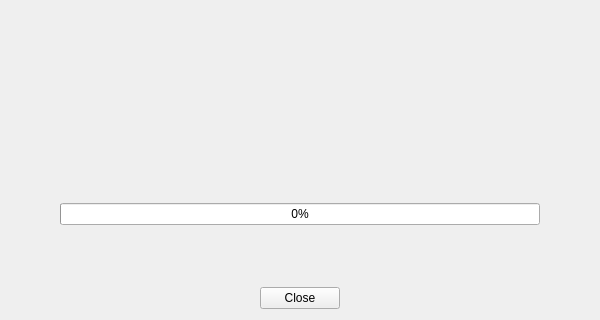
<?xml version="1.0" encoding="UTF-8"?>
<ui version="4.0">
 <class>QvkConvertDialog_wl</class>
 <widget class="QWidget" name="QvkConvertDialog_wl">
  <property name="geometry">
   <rect>
    <x>0</x>
    <y>0</y>
    <width>600</width>
    <height>320</height>
   </rect>
  </property>
  <property name="windowTitle">
   <string notr="true">Form</string>
  </property>
  <property name="windowIcon">
   <iconset resource="../../screencast.qrc">
    <normaloff>:/pictures/logo/logo.png</normaloff>:/pictures/logo/logo.png</iconset>
  </property>
  <layout class="QGridLayout" name="gridLayout">
   <item row="8" column="1">
    <layout class="QHBoxLayout" name="horizontalLayout_3">
     <item>
      <spacer name="horizontalSpacer_2">
       <property name="orientation">
        <enum>Qt::Orientation::Horizontal</enum>
       </property>
       <property name="sizeHint" stdset="0">
        <size>
         <width>40</width>
         <height>20</height>
        </size>
       </property>
      </spacer>
     </item>
     <item>
      <widget class="QPushButton" name="pushButtonClose">
       <property name="text">
        <string notr="true">Close</string>
       </property>
      </widget>
     </item>
     <item>
      <spacer name="horizontalSpacer_4">
       <property name="orientation">
        <enum>Qt::Orientation::Horizontal</enum>
       </property>
       <property name="sizeHint" stdset="0">
        <size>
         <width>40</width>
         <height>20</height>
        </size>
       </property>
      </spacer>
     </item>
    </layout>
   </item>
   <item row="5" column="2">
    <spacer name="horizontalSpacer_3">
     <property name="orientation">
      <enum>Qt::Orientation::Horizontal</enum>
     </property>
     <property name="sizeType">
      <enum>QSizePolicy::Policy::Minimum</enum>
     </property>
     <property name="sizeHint" stdset="0">
      <size>
       <width>40</width>
       <height>20</height>
      </size>
     </property>
    </spacer>
   </item>
   <item row="2" column="1">
    <spacer name="verticalSpacer_4">
     <property name="orientation">
      <enum>Qt::Orientation::Vertical</enum>
     </property>
     <property name="sizeHint" stdset="0">
      <size>
       <width>20</width>
       <height>40</height>
      </size>
     </property>
    </spacer>
   </item>
   <item row="3" column="1">
    <spacer name="verticalSpacer">
     <property name="orientation">
      <enum>Qt::Orientation::Vertical</enum>
     </property>
     <property name="sizeHint" stdset="0">
      <size>
       <width>20</width>
       <height>40</height>
      </size>
     </property>
    </spacer>
   </item>
   <item row="3" column="0">
    <spacer name="horizontalSpacer">
     <property name="orientation">
      <enum>Qt::Orientation::Horizontal</enum>
     </property>
     <property name="sizeType">
      <enum>QSizePolicy::Policy::Minimum</enum>
     </property>
     <property name="sizeHint" stdset="0">
      <size>
       <width>40</width>
       <height>20</height>
      </size>
     </property>
    </spacer>
   </item>
   <item row="1" column="1">
    <layout class="QHBoxLayout" name="horizontalLayout_2">
     <item>
      <widget class="QLabel" name="label">
       <property name="maximumSize">
        <size>
         <width>128</width>
         <height>128</height>
        </size>
       </property>
       <property name="text">
        <string notr="true"/>
       </property>
       <property name="pixmap">
        <pixmap resource="../../screencast.qrc">:/pictures/logo/logo.png</pixmap>
       </property>
       <property name="scaledContents">
        <bool>true</bool>
       </property>
       <property name="alignment">
        <set>Qt::AlignmentFlag::AlignCenter</set>
       </property>
      </widget>
     </item>
    </layout>
   </item>
   <item row="0" column="1">
    <spacer name="verticalSpacer_3">
     <property name="orientation">
      <enum>Qt::Orientation::Vertical</enum>
     </property>
     <property name="sizeHint" stdset="0">
      <size>
       <width>20</width>
       <height>40</height>
      </size>
     </property>
    </spacer>
   </item>
   <item row="7" column="1">
    <spacer name="verticalSpacer_2">
     <property name="orientation">
      <enum>Qt::Orientation::Vertical</enum>
     </property>
     <property name="sizeHint" stdset="0">
      <size>
       <width>20</width>
       <height>40</height>
      </size>
     </property>
    </spacer>
   </item>
   <item row="5" column="1">
    <widget class="QFrame" name="frame">
     <property name="minimumSize">
      <size>
       <width>0</width>
       <height>0</height>
      </size>
     </property>
     <property name="frameShape">
      <enum>QFrame::Shape::NoFrame</enum>
     </property>
     <property name="frameShadow">
      <enum>QFrame::Shadow::Raised</enum>
     </property>
     <layout class="QHBoxLayout" name="horizontalLayout">
      <property name="topMargin">
       <number>0</number>
      </property>
      <item>
       <widget class="QProgressBar" name="progressBar">
        <property name="sizePolicy">
         <sizepolicy hsizetype="Expanding" vsizetype="Fixed">
          <horstretch>0</horstretch>
          <verstretch>0</verstretch>
         </sizepolicy>
        </property>
        <property name="maximum">
         <number>10000</number>
        </property>
        <property name="value">
         <number>0</number>
        </property>
        <property name="alignment">
         <set>Qt::AlignmentFlag::AlignCenter</set>
        </property>
       </widget>
      </item>
     </layout>
    </widget>
   </item>
   <item row="4" column="1">
    <layout class="QHBoxLayout" name="horizontalLayout_4">
     <property name="leftMargin">
      <number>9</number>
     </property>
     <property name="topMargin">
      <number>6</number>
     </property>
     <property name="rightMargin">
      <number>9</number>
     </property>
     <property name="bottomMargin">
      <number>0</number>
     </property>
     <item>
      <widget class="QLabel" name="label_2">
       <property name="maximumSize">
        <size>
         <width>44</width>
         <height>22</height>
        </size>
       </property>
       <property name="text">
        <string notr="true"/>
       </property>
       <property name="pixmap">
        <pixmap resource="../../screencast.qrc">:/pictures/convert/mkv.png</pixmap>
       </property>
       <property name="scaledContents">
        <bool>true</bool>
       </property>
      </widget>
     </item>
     <item>
      <spacer name="horizontalSpacer_5">
       <property name="orientation">
        <enum>Qt::Orientation::Horizontal</enum>
       </property>
       <property name="sizeHint" stdset="0">
        <size>
         <width>40</width>
         <height>20</height>
        </size>
       </property>
      </spacer>
     </item>
     <item>
      <widget class="QLabel" name="label_3">
       <property name="maximumSize">
        <size>
         <width>44</width>
         <height>22</height>
        </size>
       </property>
       <property name="text">
        <string notr="true"/>
       </property>
       <property name="pixmap">
        <pixmap resource="../../screencast.qrc">:/pictures/convert/gif.png</pixmap>
       </property>
       <property name="scaledContents">
        <bool>true</bool>
       </property>
      </widget>
     </item>
    </layout>
   </item>
  </layout>
 </widget>
 <resources>
  <include location="../../screencast.qrc"/>
 </resources>
 <connections/>
</ui>
